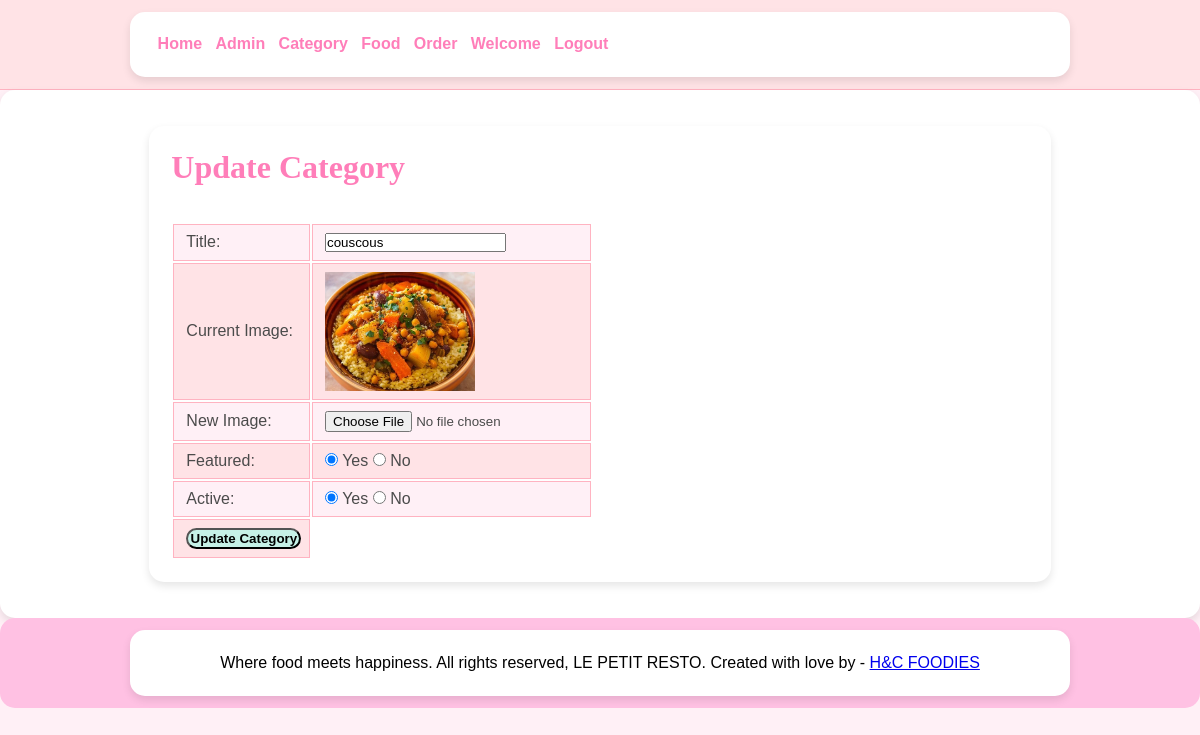
The page /admin/update-category.php?id=4 (signed in) on the database its author committed.
### tables this page shows
CREATE TABLE tbl_category (
  id int(10) UNSIGNED NOT NULL AUTO_INCREMENT,
  title varchar(100) NOT NULL,
  image_name varchar(255) NOT NULL,
  featured varchar(10) NOT NULL,
  active varchar(10) NOT NULL,
  PRIMARY KEY (id)
);

### admin/update-category.php (the view, shortened to what this page needs)
<?php include('partials/menu.php'); ?>
<div class="main-content">
    <div class="wrapper">
        <h1>Update Category</h1>
        <br><br>
        <?php
            if(isset($_GET['id']))
            {
                $id = $_GET['id'];
                $sql = "SELECT * FROM tbl_category WHERE id=$id";
                $res = mysqli_query($conn, $sql);
                $count = mysqli_num_rows($res);
                if($count==1)
                {
                    $row = mysqli_fetch_assoc($res);
                    $title = $row['title'];
                    $current_image = $row['image_name'];
                    $featured = $row['featured'];
                    $active = $row['active'];
                }
                else
                {
                    $_SESSION['no-category-found'] = "<div class='error'>Category not Found.</div>";
                    header('location:'.SITEURL.'admin/manage-category.php');
                }
            }
            else
            {
                header('location:'.SITEURL.'admin/manage-category.php');
            }
        ?>
        <form action="" method="POST" enctype="multipart/form-data">
            <table class="tbl-30">
                <tr>
                    <td>Title: </td>
                    <td>
                        <input type="text" name="title" value="<?php echo $title; ?>">
                    </td>
                </tr>
                <tr>
                    <td>Current Image: </td>
                    <td>
                        <?php
                            if($current_image != "")
                            {
                                ?>
                                <img src="<?php echo SITEURL; ?>images/category/<?php echo $current_image; ?>" width="150px">
                                <?php
                            }
                            else
                            {
                                echo "<div class='error'>Image Not Added.</div>";
                            }
                        ?>
                    </td>
                </tr>
                <tr>
                    <td>New Image: </td>
                    <td>
                        <input type="file" name="image">
                    </td>
                </tr>
                <tr>
                    <td>Featured: </td>
                    <td>
                        <input <?php if($featured=="Yes"){echo "checked";} ?> type="radio" name="featured" value="Yes"> Yes
                        <input <?php if($featured=="No"){echo "checked";} ?> type="radio" name="featured" value="No"> No
                    </td>
                </tr>
                <tr>
                    <td>Active: </td>
                    <td>
                        <input <?php if($active=="Yes"){echo "checked";} ?> type="radio" name="active" value="Yes"> Yes
                        <input <?php if($active=="No"){echo "checked";} ?> type="radio" name="active" value="No"> No
                    </td>
                </tr>
                <tr>
                    <td>
                        <input type="submit" name="submit" value="Update Category" class="btn-secondary">
                    </td>
                </tr>
            </table>
        </form>
    </div>
</div>
<?php include('partials/footer.php'); ?>

### css/admin.css (style rules this page uses)
* { margin: 0; padding: 0; font-family: 'Poppins', sans-serif; box-sizing: border-box; }
body { background-color: #fff0f6; color: #4b4b4b; }
h1, h2, h3, h4, h5 { font-family: 'Dancing Script', cursive; color: #ff7eb9; }
.wrapper { padding: 2%; width: 80%; margin: 0 auto; background-color: #fff; border-radius: 15px; box-shadow: 0px 4px 8px rgba(0, 0, 0, 0.1); }
table tr th, table tr td { border: 1px solid #ffb3c1; padding: 8px 12px; text-align: left; }
table tr:nth-child(even) { background-color: #ffe3e6; }
table tr:nth-child(odd) { background-color: #fff0f6; }
table td { word-wrap: break-word; overflow-wrap: break-word; text-align: center; }
.btn-secondary { background-color: #c6f1e7; padding: 1% 2%; color: black; text-decoration: none; font-weight: bold; border-radius: 25px; transition: 0.3s; }
.main-content { background-color: #fff; padding: 3%; border-radius: 15px; box-shadow: 0px 4px 8px rgba(0, 0, 0, 0.1); }

### rows shown on the page
tbl_category: title "couscous", image_name (picture), featured "☑", active "☑"
